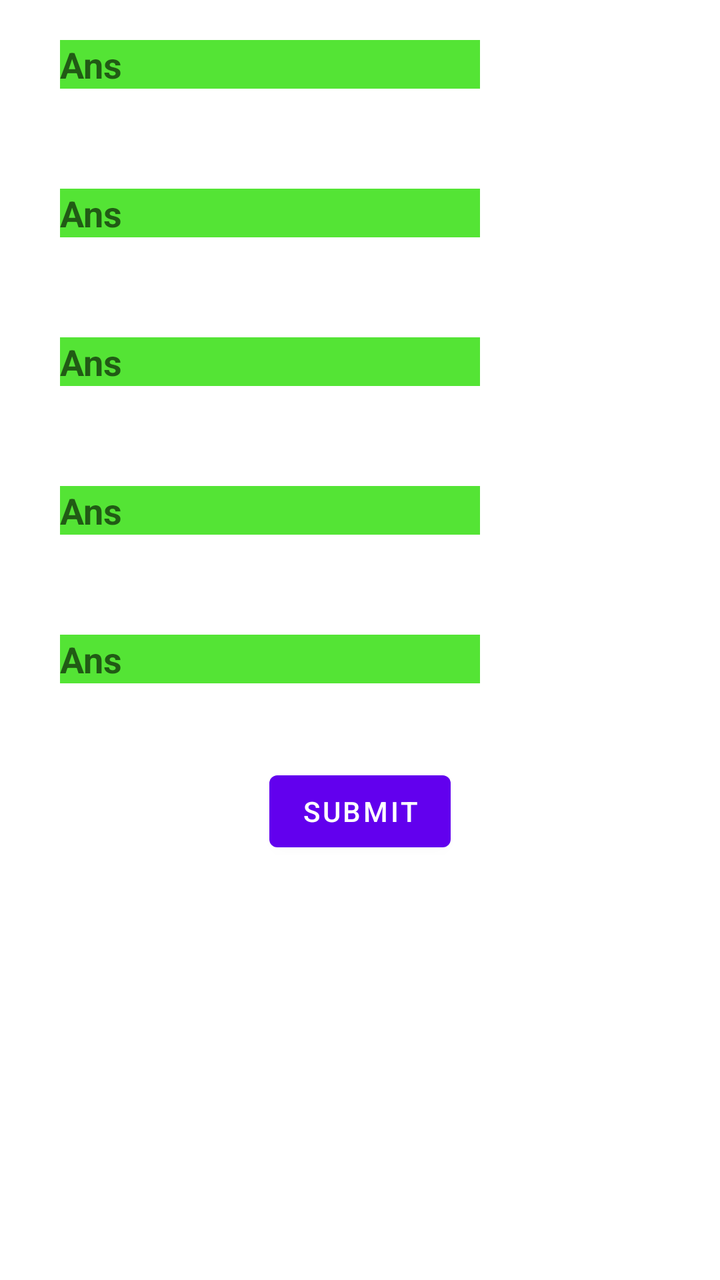
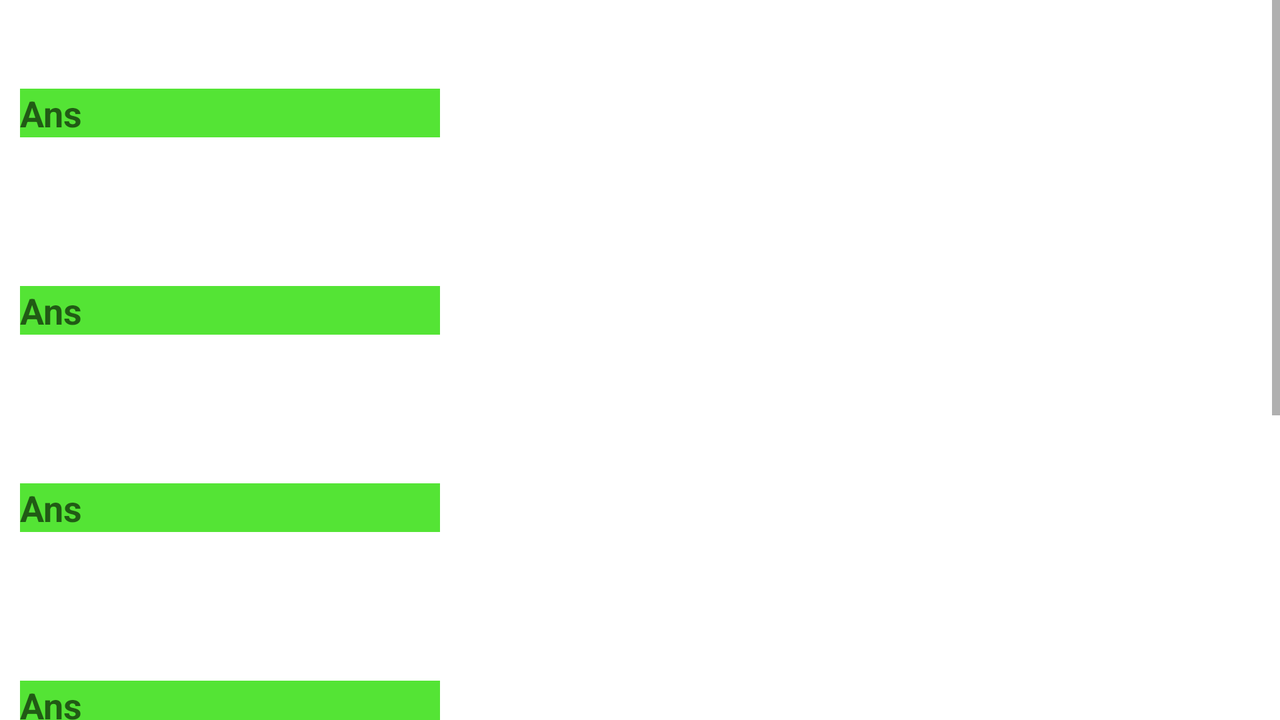

The same Android screen from two of the app's own layout files: first res/layout/ as a phone draws it, then the repository's variant for another configuration, drawn on a device whose configuration selects that folder. Both files follow.
<!-- AndroidManifest.xml: application theme Theme.QuizForFun -->
<!-- res/layout/activity_math.xml -->
<?xml version="1.0" encoding="utf-8"?>
<androidx.constraintlayout.widget.ConstraintLayout xmlns:android="http://schemas.android.com/apk/res/android"
    xmlns:app="http://schemas.android.com/apk/res-auto"
    xmlns:tools="http://schemas.android.com/tools"
    android:layout_width="match_parent"
    android:layout_height="match_parent"
    tools:context=".MathActivity">

    <EditText
        android:id="@+id/ans5"
        android:layout_width="wrap_content"
        android:layout_height="wrap_content"
        android:layout_marginStart="10dp"
        android:background="#54E435"
        android:ems="10"
        android:hint="Ans"
        android:inputType="textPersonName"
        android:textStyle="bold"
        app:layout_constraintStart_toEndOf="@+id/qn5View"
        app:layout_constraintTop_toTopOf="@+id/qn5View" />

    <TextView
        android:id="@+id/qn5View"
        android:layout_width="wrap_content"
        android:layout_height="wrap_content"
        android:layout_marginStart="20dp"
        android:layout_marginTop="50dp"
        android:textSize="18sp"
        android:textStyle="bold"
        app:layout_constraintStart_toStartOf="parent"
        app:layout_constraintTop_toBottomOf="@+id/qn4View" />

    <EditText
        android:id="@+id/ans4"
        android:layout_width="wrap_content"
        android:layout_height="wrap_content"
        android:layout_marginStart="10dp"
        android:background="#54E435"
        android:ems="10"
        android:hint="Ans"
        android:inputType="textPersonName"
        android:textStyle="bold"
        app:layout_constraintStart_toEndOf="@+id/qn4View"
        app:layout_constraintTop_toTopOf="@+id/qn4View" />

    <TextView
        android:id="@+id/qn4View"
        android:layout_width="wrap_content"
        android:layout_height="wrap_content"
        android:layout_marginStart="20dp"
        android:layout_marginTop="50dp"
        android:textSize="18sp"
        android:textStyle="bold"
        app:layout_constraintStart_toStartOf="parent"
        app:layout_constraintTop_toBottomOf="@+id/qn3View" />

    <TextView
        android:id="@+id/qn1View"
        android:layout_width="wrap_content"
        android:layout_height="wrap_content"
        android:layout_marginStart="20dp"
        android:layout_marginTop="20dp"
        android:textSize="18sp"
        android:textStyle="bold"
        app:layout_constraintStart_toStartOf="parent"
        app:layout_constraintTop_toTopOf="parent" />

    <EditText
        android:id="@+id/ans1"
        android:layout_width="wrap_content"
        android:layout_height="wrap_content"
        android:layout_marginStart="10dp"
        android:layout_marginTop="20dp"
        android:background="#54E435"
        android:ems="10"
        android:hint="Ans"
        android:inputType="textPersonName"
        android:textStyle="bold"
        app:layout_constraintStart_toEndOf="@+id/qn1View"
        app:layout_constraintTop_toTopOf="parent" />

    <TextView
        android:id="@+id/qn2View"
        android:layout_width="wrap_content"
        android:layout_height="wrap_content"
        android:layout_marginStart="20dp"
        android:layout_marginTop="50dp"
        android:textSize="18sp"
        android:textStyle="bold"
        app:layout_constraintStart_toStartOf="parent"
        app:layout_constraintTop_toBottomOf="@+id/qn1View" />

    <EditText
        android:id="@+id/ans2"
        android:layout_width="wrap_content"
        android:layout_height="wrap_content"
        android:layout_marginStart="10dp"
        android:background="#54E435"
        android:ems="10"
        android:hint="Ans"
        android:inputType="textPersonName"
        android:textStyle="bold"
        app:layout_constraintStart_toEndOf="@+id/qn2View"
        app:layout_constraintTop_toTopOf="@+id/qn2View" />

    <TextView
        android:id="@+id/qn3View"
        android:layout_width="wrap_content"
        android:layout_height="wrap_content"
        android:layout_marginStart="20dp"
        android:layout_marginTop="50dp"
        android:textSize="18sp"
        android:textStyle="bold"
        app:layout_constraintStart_toStartOf="parent"
        app:layout_constraintTop_toBottomOf="@+id/qn2View" />

    <EditText
        android:id="@+id/ans3"
        android:layout_width="wrap_content"
        android:layout_height="wrap_content"
        android:layout_marginStart="10dp"
        android:background="#54E435"
        android:ems="10"
        android:hint="Ans"
        android:inputType="textPersonName"
        android:textStyle="bold"
        app:layout_constraintStart_toEndOf="@+id/qn3View"
        app:layout_constraintTop_toTopOf="@+id/qn3View" />

    <Button
        android:id="@+id/mathSubmitButton"
        android:layout_width="wrap_content"
        android:layout_height="wrap_content"
        android:layout_marginStart="150dp"
        android:layout_marginTop="40dp"
        android:layout_marginEnd="150dp"
        android:text="SUBMIT"
        app:layout_constraintEnd_toEndOf="parent"
        app:layout_constraintStart_toStartOf="parent"
        app:layout_constraintTop_toBottomOf="@+id/ans5" />
</androidx.constraintlayout.widget.ConstraintLayout>
<!-- resources referenced by this layout -->
<resources>
  <style name="Theme.QuizForFun" parent="Theme.MaterialComponents.DayNight.DarkActionBar">
          
          <item name="colorPrimary">@color/purple_500</item>
          <item name="colorPrimaryVariant">@color/purple_700</item>
          <item name="colorOnPrimary">@color/white</item>
          
          <item name="colorSecondary">@color/teal_200</item>
          <item name="colorSecondaryVariant">@color/teal_700</item>
          <item name="colorOnSecondary">@color/black</item>
          
          <item name="android:statusBarColor" tools:targetApi="l">?attr/colorPrimaryVariant</item>
          
      </style>
</resources>
<!-- res/layout-land/activity_math.xml (the repository's variant of the layout above) -->
<!-- drawn on the phone turned sideways -->
<?xml version="1.0" encoding="utf-8"?>
<androidx.constraintlayout.widget.ConstraintLayout xmlns:android="http://schemas.android.com/apk/res/android"
    xmlns:app="http://schemas.android.com/apk/res-auto"
    xmlns:tools="http://schemas.android.com/tools"
    android:layout_width="match_parent"
    android:layout_height="match_parent"
    tools:context=".MathActivity">
    <ScrollView
        android:layout_width="match_parent"
        android:layout_height="match_parent">
    <LinearLayout
        android:layout_width="match_parent"
        android:layout_height="match_parent"
        android:orientation="vertical" >

        <TextView
            android:id="@+id/qn1View"
            android:layout_width="wrap_content"
            android:layout_height="wrap_content"
            android:layout_marginStart="20dp"
            android:layout_marginTop="20dp"
            android:textSize="18sp"
            android:textStyle="bold"
            app:layout_constraintStart_toStartOf="parent"
            app:layout_constraintTop_toTopOf="parent" />

        <EditText
            android:id="@+id/ans1"
            android:layout_width="wrap_content"
            android:layout_height="wrap_content"
            android:layout_marginStart="10dp"
            android:background="#54E435"
            android:ems="10"
            android:hint="Ans"
            android:inputType="numberDecimal|numberSigned"
            android:textStyle="bold"
            app:layout_constraintStart_toEndOf="@+id/qn1View"
            app:layout_constraintTop_toTopOf="parent" />

        <TextView
            android:id="@+id/qn2View"
            android:layout_width="wrap_content"
            android:layout_height="wrap_content"
            android:layout_marginStart="20dp"
            android:layout_marginTop="50dp"
            android:textSize="18sp"
            android:textStyle="bold"
            app:layout_constraintStart_toStartOf="parent"
            app:layout_constraintTop_toBottomOf="@+id/qn1View" />

        <EditText
            android:id="@+id/ans2"
            android:layout_width="wrap_content"
            android:layout_height="wrap_content"
            android:layout_marginStart="10dp"
            android:background="#54E435"
            android:ems="10"
            android:hint="Ans"
            android:inputType="numberDecimal|numberSigned"
            android:textStyle="bold"
            app:layout_constraintStart_toEndOf="@+id/qn2View"
            app:layout_constraintTop_toTopOf="@+id/qn2View" />

        <TextView
            android:id="@+id/qn3View"
            android:layout_width="wrap_content"
            android:layout_height="wrap_content"
            android:layout_marginStart="20dp"
            android:layout_marginTop="50dp"
            android:textSize="18sp"
            android:textStyle="bold"
            app:layout_constraintStart_toStartOf="parent"
            app:layout_constraintTop_toBottomOf="@+id/qn2View" />

        <EditText
            android:id="@+id/ans3"
            android:layout_width="wrap_content"
            android:layout_height="wrap_content"
            android:layout_marginStart="10dp"
            android:background="#54E435"
            android:ems="10"
            android:hint="Ans"
            android:inputType="numberDecimal|numberSigned"
            android:textStyle="bold"
            app:layout_constraintStart_toEndOf="@+id/qn3View"
            app:layout_constraintTop_toTopOf="@+id/qn3View" />

        <TextView
            android:id="@+id/qn4View"
            android:layout_width="wrap_content"
            android:layout_height="wrap_content"
            android:layout_marginStart="20dp"
            android:layout_marginTop="50dp"
            android:textSize="18sp"
            android:textStyle="bold"
            app:layout_constraintStart_toStartOf="parent"
            app:layout_constraintTop_toBottomOf="@+id/qn3View" />

        <EditText
            android:id="@+id/ans4"
            android:layout_width="wrap_content"
            android:layout_height="wrap_content"
            android:layout_marginStart="10dp"
            android:background="#54E435"
            android:ems="10"
            android:hint="Ans"
            android:inputType="numberDecimal|numberSigned"
            android:textStyle="bold"
            app:layout_constraintStart_toEndOf="@+id/qn4View"
            app:layout_constraintTop_toTopOf="@+id/qn4View" />

        <TextView
            android:id="@+id/qn5View"
            android:layout_width="wrap_content"
            android:layout_height="wrap_content"
            android:layout_marginStart="20dp"
            android:layout_marginTop="50dp"
            android:textSize="18sp"
            android:textStyle="bold"
            app:layout_constraintStart_toStartOf="parent"
            app:layout_constraintTop_toBottomOf="@+id/qn4View" />

        <EditText
        android:id="@+id/ans5"
        android:layout_width="wrap_content"
        android:layout_height="wrap_content"
        android:layout_marginStart="10dp"
        android:background="#54E435"
        android:ems="10"
        android:hint="Ans"
        android:inputType="numberDecimal|numberSigned"
        android:textStyle="bold"
        app:layout_constraintStart_toEndOf="@+id/qn5View"
        app:layout_constraintTop_toTopOf="@+id/qn5View" />

        <Button
        android:id="@+id/mathSubmitButton"
        android:layout_width="wrap_content"
        android:layout_height="wrap_content"
        android:layout_marginStart="20dp"
        android:layout_marginTop="40dp"
        android:layout_marginEnd="600dp"
        android:text="SUBMIT"
        app:layout_constraintEnd_toEndOf="parent"
        app:layout_constraintStart_toStartOf="parent"
        app:layout_constraintTop_toBottomOf="@+id/ans5" />
    </LinearLayout>
    </ScrollView>
</androidx.constraintlayout.widget.ConstraintLayout>
